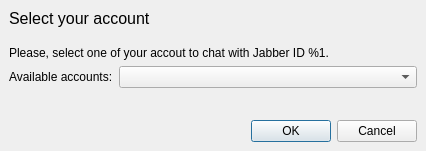
<?xml version="1.0" encoding="UTF-8"?>
<ui version="4.0">
 <class>SelectAccDlg</class>
 <widget class="QDialog" name="SelectAccDlg">
  <property name="geometry">
   <rect>
    <x>0</x>
    <y>0</y>
    <width>426</width>
    <height>151</height>
   </rect>
  </property>
  <property name="windowTitle">
   <string>Dialog</string>
  </property>
  <layout class="QVBoxLayout" name="verticalLayout_2">
   <property name="spacing">
    <number>0</number>
   </property>
   <property name="margin">
    <number>0</number>
   </property>
   <item>
    <widget class="QWidget" name="titleWidget" native="true">
     <property name="autoFillBackground">
      <bool>true</bool>
     </property>
     <layout class="QHBoxLayout" name="horizontalLayout">
      <item>
       <widget class="QLabel" name="label">
        <property name="font">
         <font>
          <pointsize>12</pointsize>
          <weight>50</weight>
          <bold>false</bold>
         </font>
        </property>
        <property name="text">
         <string>Select your account</string>
        </property>
       </widget>
      </item>
     </layout>
    </widget>
   </item>
   <item>
    <layout class="QVBoxLayout" name="verticalLayout">
     <property name="spacing">
      <number>6</number>
     </property>
     <property name="margin">
      <number>9</number>
     </property>
     <item>
      <widget class="QLabel" name="title">
       <property name="text">
        <string>Please, select one of your accout to chat with Jabber ID %1.</string>
       </property>
       <property name="wordWrap">
        <bool>true</bool>
       </property>
      </widget>
     </item>
     <item>
      <layout class="QFormLayout" name="formLayout">
       <item row="0" column="0">
        <widget class="QLabel" name="lablel">
         <property name="text">
          <string>Available accounts:</string>
         </property>
        </widget>
       </item>
       <item row="0" column="1">
        <widget class="QComboBox" name="accounts"/>
       </item>
      </layout>
     </item>
    </layout>
   </item>
   <item>
    <spacer name="verticalSpacer">
     <property name="orientation">
      <enum>Qt::Vertical</enum>
     </property>
     <property name="sizeHint" stdset="0">
      <size>
       <width>20</width>
       <height>40</height>
      </size>
     </property>
    </spacer>
   </item>
   <item>
    <widget class="QWidget" name="buttonboxWidget" native="true">
     <property name="autoFillBackground">
      <bool>true</bool>
     </property>
     <layout class="QVBoxLayout" name="verticalLayout_3">
      <item>
       <widget class="QDialogButtonBox" name="buttonbox">
        <property name="orientation">
         <enum>Qt::Horizontal</enum>
        </property>
        <property name="standardButtons">
         <set>QDialogButtonBox::Cancel|QDialogButtonBox::Ok</set>
        </property>
       </widget>
      </item>
     </layout>
    </widget>
   </item>
  </layout>
 </widget>
 <resources/>
 <connections>
  <connection>
   <sender>buttonbox</sender>
   <signal>accepted()</signal>
   <receiver>SelectAccDlg</receiver>
   <slot>accept()</slot>
   <hints>
    <hint type="sourcelabel">
     <x>248</x>
     <y>254</y>
    </hint>
    <hint type="destinationlabel">
     <x>157</x>
     <y>274</y>
    </hint>
   </hints>
  </connection>
  <connection>
   <sender>buttonbox</sender>
   <signal>rejected()</signal>
   <receiver>SelectAccDlg</receiver>
   <slot>reject()</slot>
   <hints>
    <hint type="sourcelabel">
     <x>316</x>
     <y>260</y>
    </hint>
    <hint type="destinationlabel">
     <x>286</x>
     <y>274</y>
    </hint>
   </hints>
  </connection>
 </connections>
</ui>
